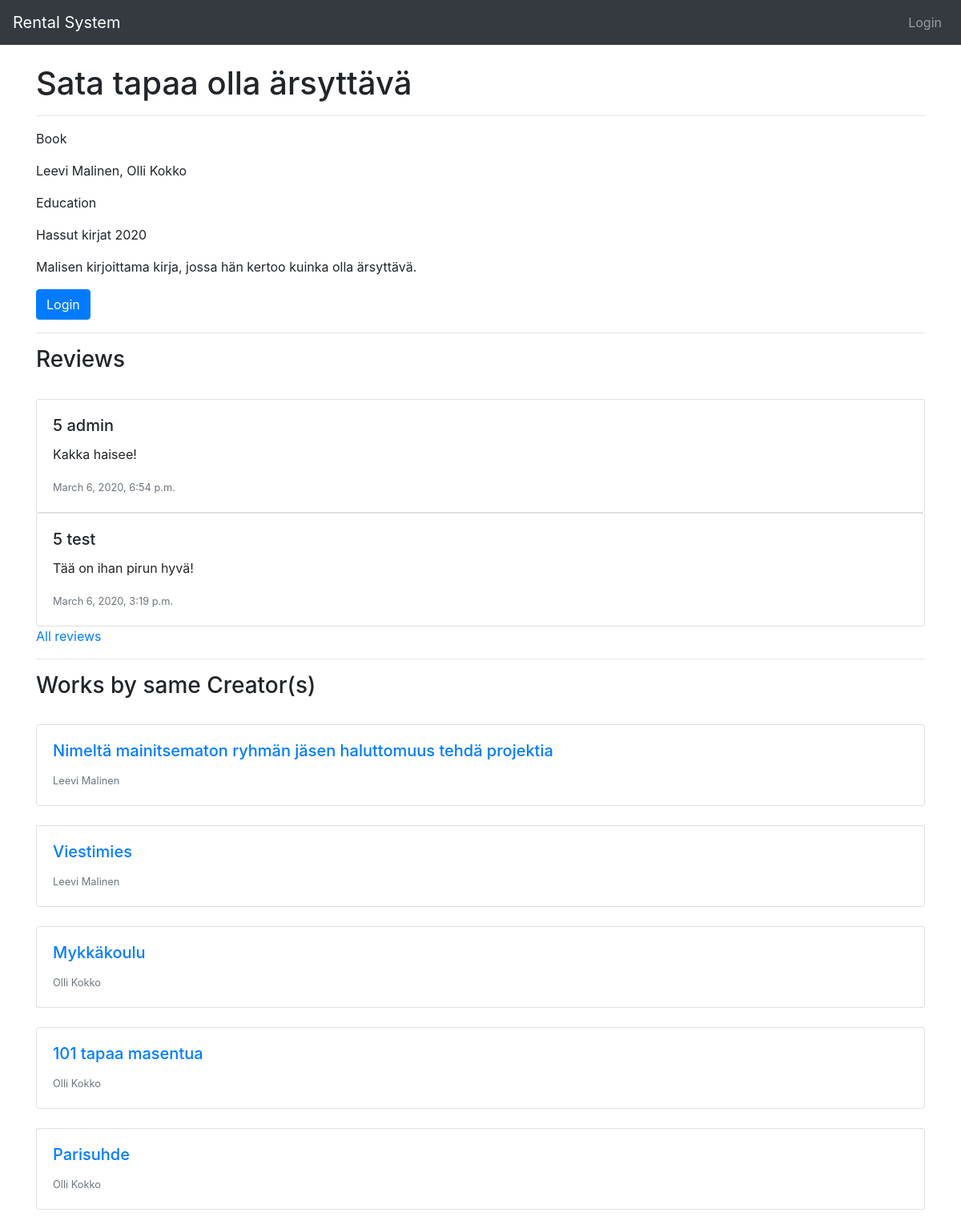
The app's page /work/1/, older data.
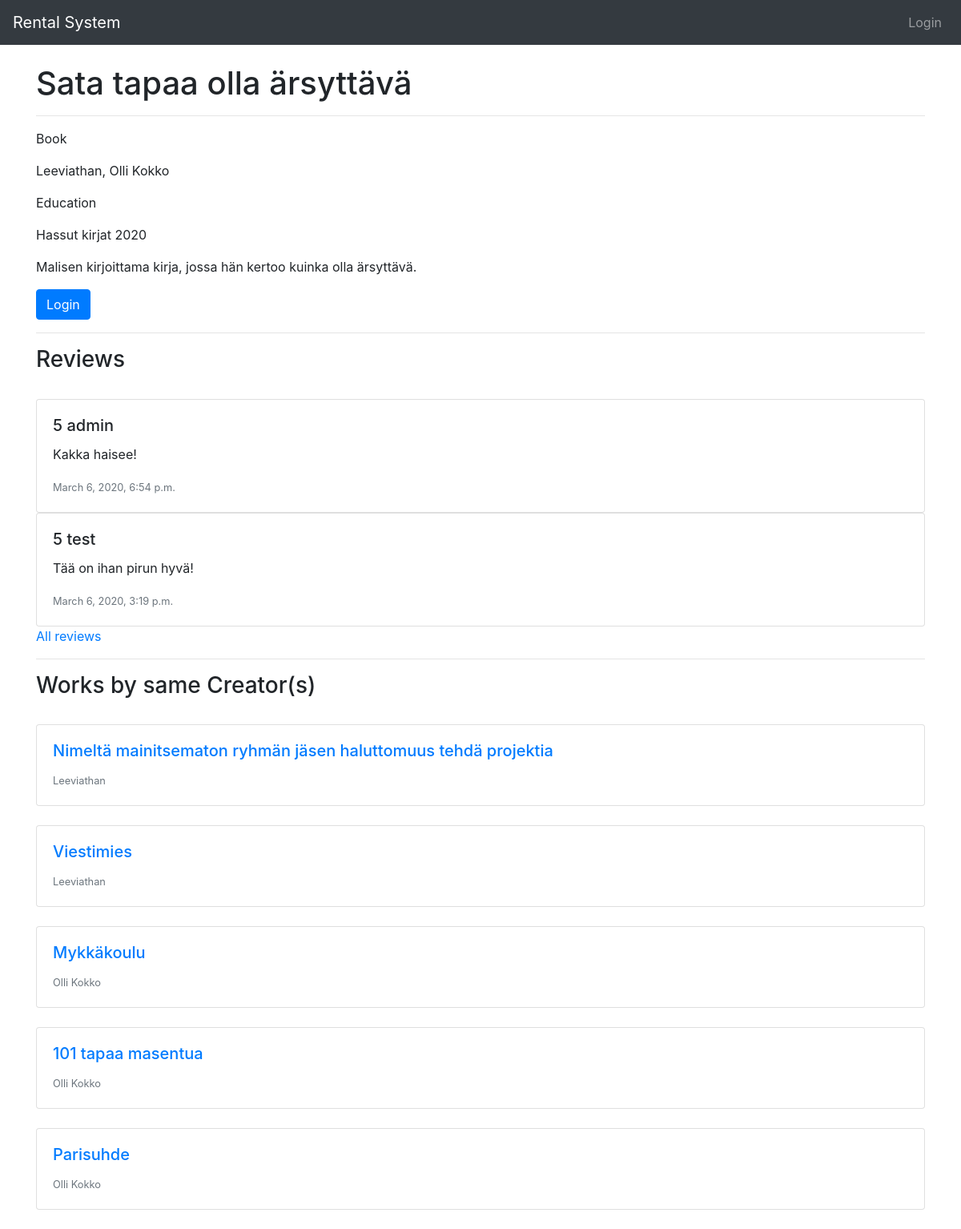
The same page, newer data.
### rental_system/models.py (models this page shows)
class Work(models.Model):
    creators = models.ManyToManyField(Creator)
    type = models.ForeignKey(Type, on_delete=models.CASCADE)
    genres = models.ManyToManyField(Genre)
    publishers = models.ManyToManyField(Publisher, null=True, blank=True)
    title = models.CharField(max_length=200)
    desc = models.TextField(max_length=500)
    pub_date = models.IntegerField(
        default=2020,
        validators=[
            MaxValueValidator(datetime.date.today().year),
            MinValueValidator(1800)
        ]
    )
    def __str__(self):
        return self.title

class Creator(models.Model):
    first_name = models.CharField(max_length=200, null=True)
    last_name = models.CharField(max_length=200, null=True)
    display_name = models.CharField(max_length=200, default="Display name")
    use_display_name = models.BooleanField(default=False)
    def __str__(self):
        if (self.use_display_name == True):
            return self.display_name
        else:
            return self.first_name + " " + self.last_name

class Type(models.Model):
    type = models.CharField(max_length=200)
    def __str__(self):
        return self.type

class Genre(models.Model):
    genre = models.CharField(max_length=200)
    def __str__(self):
        return self.genre

class Publisher(models.Model):
    publisher = models.CharField(max_length=50)
    def __str__(self):
        return self.publisher

### rental_system/views.py (the view, shortened to what this page needs)
# urls.py: path('work/<int:work_id>/', views.work, name='work'),
def work(request, work_id):
    work = get_object_or_404(Work, pk=work_id)
    ratings = Rating.objects.filter(work_id = work_id, visible = True).order_by('-post_date')
    creators = work.creators.all()
    other_works = list(Work.objects.filter(~Q(id = work_id),creators__in=creators))[:5]
    rented = RentedWork.objects.all()
    form = RatingForm()
    if rented.filter(rented_work_id = work_id).exists():
        returned = rented.filter(rented_work_id = work_id, returned=False).order_by('-rent_date').first()
    else:
        returned = False
    commented = False
    if not request.user.is_anonymous:
        user = request.user
        if ratings.filter(user_id = user, work_id = work_id, visible = True):
            commented = True
    return render(request, 'rental_system/work.html', {'work': work, 'rented': returned, 'other_works': other_works, 'ratings': ratings[:5], 'form':form, 'commented': commented})

### rental_system/templates/rental_system/work.html (shortened to what this page needs)
{% extends 'base.html' %}
{% block content %}
{% load static %}
<link rel="stylesheet" href="{% static 'darkmode.css' %}">
<div class="container">
    <h1>{{ work.title }}</h1>
    <hr>
    <p>{{ work.type }}</p>
    <p>{{ work.creators.all |join:", " }}</p>
    <p>{{ work.genres.all|join:"," }}</p>
    <p>{{ work.publishers.all|join:", "}} {{ work.pub_date }}</p>
    <p>{{ work.desc }}</p>
    {% if user.is_authenticated %}
    {% if not rented %}
    <td><a href="{% url 'rent_work' work.id %}" class="btn btn-primary">Rent</a></td>
    {% else %}
    <td><button class="btn btn-secondary" disabled>Rented</button></td>
    {% endif %}
    {% else %}
    <a class="btn btn-primary" href="{% url 'login' %}">Login</a>
    {% endif %}
    {% if other_works %}
    <hr>
    <div>
        <div>
            <h3>Reviews</h3>
            <br>
        </div>
        <div>
            {% if ratings %}
            {% for rating in ratings %}
            {% if rating.visible %}
            <div class="card w-100">
                <div class="card-body">
                    <h5 class="card-title">{{ rating.rating }} {{ rating.user.username }}</h5>
                    <p class="card-text">{{ rating.comment }}</p>
                    <p class="card-text"><small class="text-muted">{{ rating.post_date }}</small></p>
                </div>
            </div>
            {% endif %}
            {% endfor %}
            <a href="{% url 'all_reviews' work.id %}">All reviews</a>
            {% endif %}
        </div>
    </div>
    <hr>
    <h3>Works by same Creator(s)</h3>
    <br>
    {% for other in other_works %}
    <div class="card">
        <div class="card-body">
            <a href="work/1">
                <h5 class="card-title"><a href="{% url 'work' other.id %}">{{ other }}</a></h5>
            </a>
            <p class="card-text"><small class="text-muted">{{ other.creators.all|join:", " }}</small></p>
        </div>
    </div>
    <br>
    {% endfor %}
    {% endif %}
</div>
{% endblock %}

Row changes from the older to the newer data that the page shows:
changed through a linked row, Work "Sata tapaa olla ärsyttävä": creators.all "Leevi Malinen, Olli Kokko" → "Leeviathan, Olli Kokko"
changed through a linked row, Work "Nimeltä mainitsematon ryhmän jäsen haluttomuus tehdä projektia": creators.all "Leevi Malinen" → "Leeviathan"
changed through a linked row, Work "Viestimies": creators.all "Leevi Malinen" → "Leeviathan"
